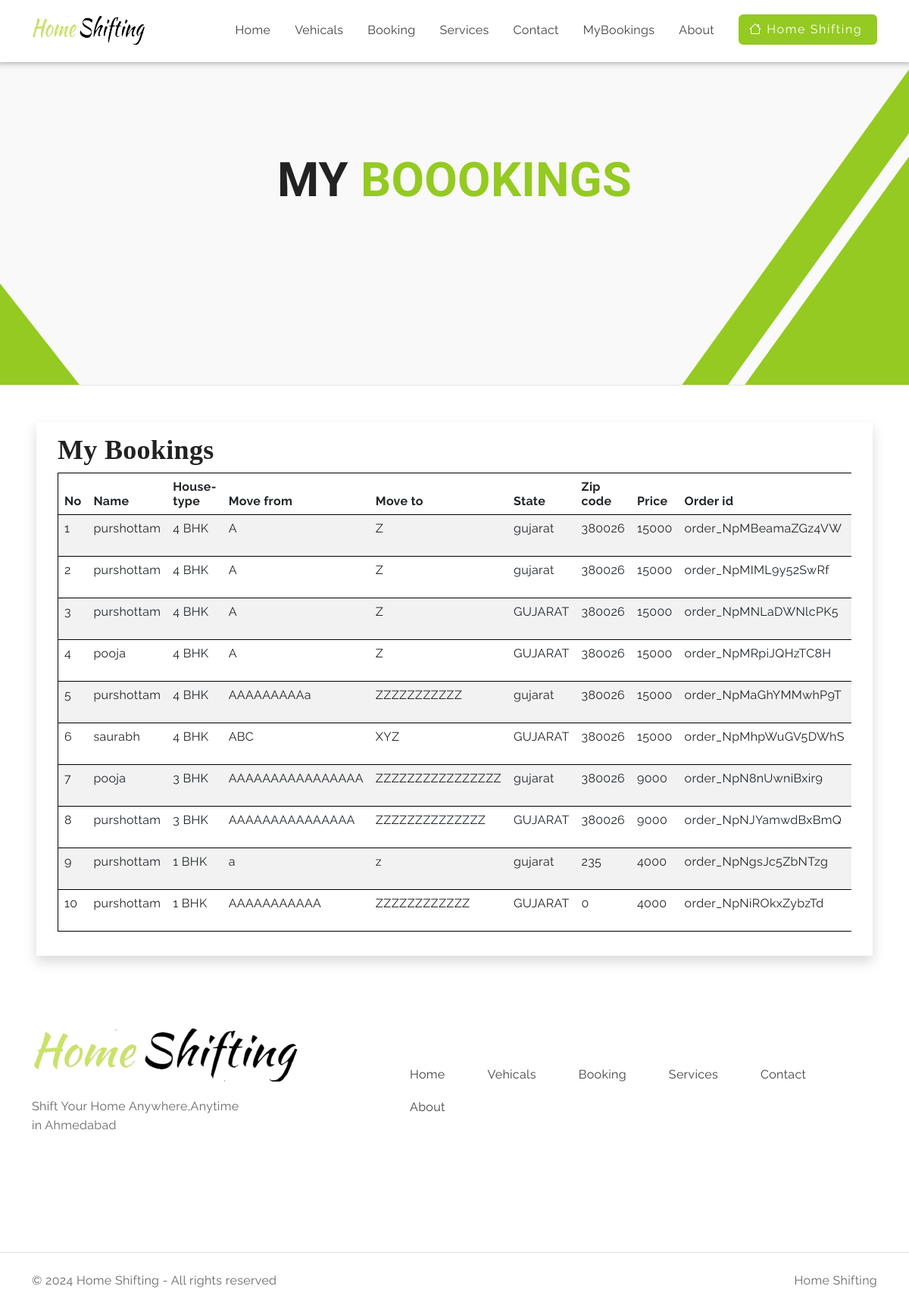
Page /mybooking (signed in) on the committed database.
### myapp/models.py (models this page shows, shortened)
class Booking(models.Model):
    ORDERSTATUS = (("house-type","house-type"),("Booking","Booking"),("payment-status","payment-status"),("on-the-way","on-the-way"),("cancel","Cancle"),("finish","finish process"))
    htype = models.CharField(max_length=40,null=True)
    userid = models.ForeignKey(User,on_delete=models.CASCADE)
    bname = models.CharField(max_length=40)
    movefrom = models.TextField(max_length=40)
    moveto = models.TextField(max_length=40)
    state = models.CharField(max_length=40)
    zipcode = models.PositiveIntegerField()
    price = models.PositiveIntegerField()
    razorpay_order_id=models.CharField(max_length=100,null=True,blank=True)
    razorpay_payment_id=models.CharField(max_length=100,null=True,blank=True)
    status = models.CharField(max_length=20,choices = ORDERSTATUS,default="Booking")
    statuscheck = models.BooleanField(default = False)
    house_type_active = models.BooleanField(default=False)
    booking_active = models.BooleanField(default=False)
    payment_status_active = models.BooleanField(default=False)
    on_the_way_active = models.BooleanField(default=False)
    cancel_active = models.BooleanField(default=False)
    finish_active = models.BooleanField(default=False)

### myapp/views.py (the view)
# urls.py: path('mybooking', views.mybooking, name='mybooking'),
def mybooking(request):
    user = User.objects.get(uemail = request.session['uemail'])
    user_bookings = Booking.objects.filter(userid=user)
    return render(request,"mybooking.html",{'user_bookings': user_bookings})

### myapp/templates/mybooking.html (shortened to what this page needs)
{% include "header.html" %}
{% load static %}
    <section id="hero" class=" position-relative overflow-hidden">
        <div class="pattern-overlay pattern-right position-absolute">
            <img src="{% static 'myapp/images/hero-pattern-right.png' %}" alt="pattern">
        </div>
        <div class="pattern-overlay pattern-left position-absolute">
            <img src="{% static 'myapp/images/hero-pattern-left.png' %}" alt="pattern">
        </div>
        <div class="hero-content container text-center">
            <div class="row">
                <div class="detail mb-4">
                    <h1 class="">My<span class="text-primary"> Boookings</span> </h1>
                </div>
            </div>
        </div>
    </section>
    <html lang="en">
<head>
</head>
<body>
<hr class="mt-0">
<div class="card shadow m-5" id="myorder">
    <div class="card-body">
        <div class="container-fluid">
            <h3 style="font-family:roman">My Bookings</h3>
            <div class="table-responsive">
                <table class="table table-striped" border="2" style="border: solid 1px black;">
                    <thead style="background-color: #222222; color:#F9F9F9;">
                        <tr>
                            <th>No</th>
                            <th>Name</th>
                            <th>House-type</th>
                            <th>Move from</th>
                            <th>Move to</th>
                            <th>State</th>
                            <th>Zip code</th>
                            <th>Price</th>
                            <th>Order id</th>
                        </tr>
                    </thead>
                    <tbody>
                        <tr>
                            {% for i in user_bookings %}
                            <td>{{forloop.counter}}</td>
                            <td>{{i.bname}}</td>
                            <td>{{i.htype}}</td>
                            <td>{{i.movefrom}}</td>
                            <td>{{i.moveto}}</td>
                            <td>{{i.state}}</td>
                            <td>{{i.zipcode}}</td>
                            <td>{{i.price}}</td>
                            <td>{{i.razorpay_order_id}}</td>
                        </tr>
                        {% endfor %}
                    </tbody>
                </table>
            </div>
        </div>
    </div>
</div>
</body>
</html>
{% include "footer.html" %}

### myapp/static/myapp/css/style.css (style rules this page uses)
:root { --accent-color: #94CA21; --secondary-color: #79A6DE; --dark-color: #222222; --white-color: #FFFFFF; --body-text-color: #414141; --light-text-color: #686868; --link-color: #94CA21; --background-color: #F9F9F9; }
:root { --body-font: 'Raleway', sans-serif; --heading-font: 'Kalam', cursive; --sub-heading-font: 'Raleway', sans-serif; }
*, *::before, *::after { -webkit-box-sizing: border-box; -moz-box-sizing: border-box; box-sizing: border-box; }
html { box-sizing: border-box; }
body { font-family: var(--body-font); font-weight: 400; font-size: 1rem; line-height: 1.6em; letter-spacing: 0.02em; color: var(--light-text-color); }
h1, .h1, h2, .h2, h3, .h3 { font-family: var(--heading-font); font-weight: 700; color: var(--dark-color); }
h1, .h1 { font-size: 3.938rem; text-transform: uppercase; }
h3, .h3 { font-size: 2.25rem; text-transform: capitalize; }
.text-primary { color: var(--accent-color) !important; }
hr { color: #E4E4E4; opacity: 100; }
section#hero { background: var(--background-color); }
.hero-content { padding: 200px 0px; }
.pattern-overlay.pattern-right { right: 0px; bottom: 0px; }
.pattern-overlay.pattern-left { bottom: 0px; }
.card { --bs-card-border-width: none; --bs-card-border-radius: none; --bs-card-inner-border-radius: none; }

### rows in the picture
Booking: bname "purshottam", htype "4 BHK", movefrom "A", moveto "Z", state "gujarat", zipcode "380026", price "15000", razorpay_order_id "order_NpMBeamaZGz4VW"
Booking: bname "purshottam", htype "4 BHK", movefrom "A", moveto "Z", state "gujarat", zipcode "380026", price "15000", razorpay_order_id "order_NpMIML9y52SwRf"
Booking: bname "purshottam", htype "4 BHK", movefrom "A", moveto "Z", state "GUJARAT", zipcode "380026", price "15000", razorpay_order_id "order_NpMNLaDWNlcPK5"
Booking: bname "pooja", htype "4 BHK", movefrom "A", moveto "Z", state "GUJARAT", zipcode "380026", price "15000", razorpay_order_id "order_NpMRpiJQHzTC8H"
Booking: bname "purshottam", htype "4 BHK", movefrom "AAAAAAAAAa", moveto "ZZZZZZZZZZZ", state "gujarat", zipcode "380026", price "15000", razorpay_order_id "order_NpMaGhYMMwhP9T"
Booking: bname "saurabh", htype "4 BHK", movefrom "ABC", moveto "XYZ", state "GUJARAT", zipcode "380026", price "15000", razorpay_order_id "order_NpMhpWuGV5DWhS"
Booking: bname "pooja", htype "3 BHK", movefrom "AAAAAAAAAAAAAAAA", moveto "ZZZZZZZZZZZZZZZZ", state "gujarat", zipcode "380026", price "9000", razorpay_order_id "order_NpN8nUwniBxir9"
Booking: bname "purshottam", htype "3 BHK", movefrom "AAAAAAAAAAAAAAA", moveto "ZZZZZZZZZZZZZZ", state "GUJARAT", zipcode "380026", price "9000", razorpay_order_id "order_NpNJYamwdBxBmQ"
Booking: bname "purshottam", htype "1 BHK", movefrom "a", moveto "z", state "gujarat", zipcode "235", price "4000", razorpay_order_id "order_NpNgsJc5ZbNTzg"
Booking: bname "purshottam", htype "1 BHK", movefrom "AAAAAAAAAAA", moveto "ZZZZZZZZZZZZ", state "GUJARAT", zipcode "0", price "4000", razorpay_order_id "order_NpNiROkxZybzTd"
